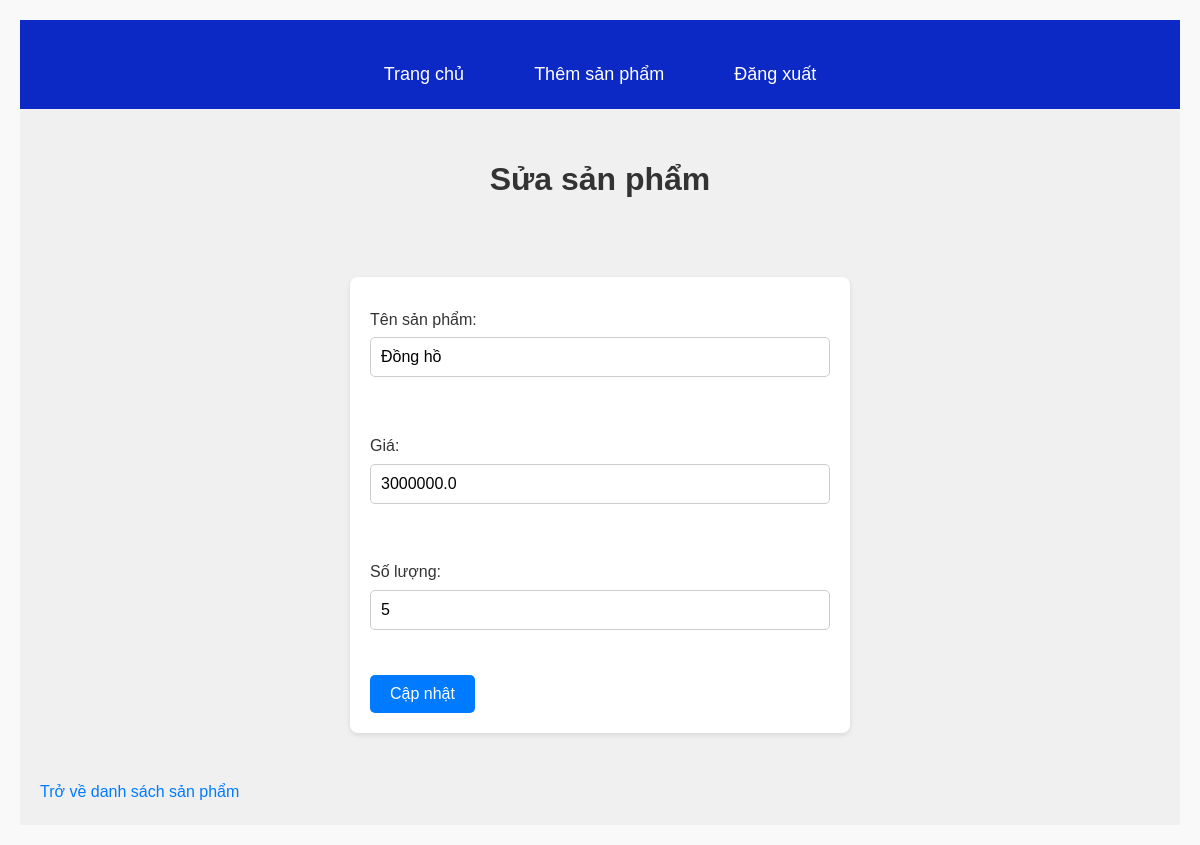
Page /edit/1 (signed in) on the committed database.
### app.py (models this page shows)
class Product(db.Model):
    id = db.Column(db.Integer, primary_key=True)
    name = db.Column(db.String(150), nullable=False)
    price = db.Column(db.Float, nullable=False)
    quantity = db.Column(db.Integer, nullable=False)
    image_url = db.Column(db.String(255), nullable=True)  # Cột ảnh sản phẩm

### app.py (the view, shortened to what this page needs)
@app.route('/edit/<int:product_id>', methods=['GET', 'POST'])
@login_required
def edit_product(product_id):
    product = Product.query.get_or_404(product_id)
    return render_template('edit.html', product=product)

### app.py (called while the page is built)
@login_manager.user_loader
def load_user(user_id):
    return User.query.get(int(user_id))

### templates/edit.html (shortened to what this page needs)
{% extends 'menu.html' %}
{% block content %}
<br>
<h1>Sửa sản phẩm</h1>
<br>
<br>
<link rel="stylesheet" href="{{
    url_for('static', filename='edit.css') }}">
    <form method="POST">
        <label for="name">Tên sản phẩm:</label>
        <input type="text" id="name" name="name" value="{{ product.name }}" required><br><br>
        <label for="price">Giá:</label>
        <input type="number" step="0.01" id="price" name="price" value="{{ product.price }}" required><br><br>
        <label for="quantity">Số lượng:</label>
        <input type="number" id="quantity" name="quantity" value="{{ product.quantity }}" required><br><br>
        <button type="submit">Cập nhật</button>
    </form>
    <br>
    <a href="{{ url_for('index') }}">Trở về danh sách sản phẩm</a>
{% endblock %}

### static/menu.css (style rules this page uses)
* { margin: 0; padding: 0; box-sizing: border-box; }
body { font-family: Arial, sans-serif; background-color: #f4f4f4; }

### static/edit.css (style rules this page uses)
* { margin: 0; padding: 0; box-sizing: border-box; }
h1 { color: #9f0909; text-align: center; }
body { font-family: 'Arial', sans-serif; background-color: #f9f9f9; color: #333; line-height: 1.6; padding: 20px; }
h1 { font-size: 2rem; margin-bottom: 20px; color: #333; }
form { background-color: #fff; padding: 20px; border-radius: 8px; box-shadow: 0 2px 5px rgba(0, 0, 0, 0.1); width: 100%; max-width: 500px; margin: 0 auto; }
form label { display: block; margin: 10px 0 5px; font-size: 1rem; }
form input[type="text"], form input[type="number"] { width: 100%; padding: 10px; font-size: 1rem; border: 1px solid #ccc; border-radius: 5px; margin-bottom: 20px; }
form button { padding: 10px 20px; font-size: 1rem; background-color: #007bff; color: white; border: none; border-radius: 5px; cursor: pointer; transition: background-color 0.3s ease; }
a { text-decoration: none; color: #007bff; font-size: 1rem; margin-top: 20px; display: inline-block; }

### rows in the picture
Product: name "Đồng hồ", price "3000000.0", quantity "5"
